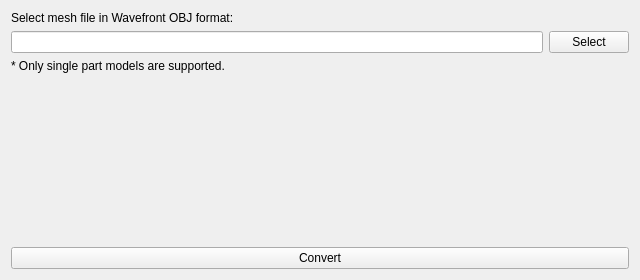
<?xml version="1.0" encoding="UTF-8"?>
<ui version="4.0">
 <class>ConverterWidget</class>
 <widget class="QWidget" name="ConverterWidget">
  <property name="geometry">
   <rect>
    <x>0</x>
    <y>0</y>
    <width>640</width>
    <height>280</height>
   </rect>
  </property>
  <property name="windowTitle">
   <string>Form</string>
  </property>
  <layout class="QVBoxLayout" name="verticalLayout">
   <item>
    <widget class="QLabel" name="labelSelect">
     <property name="text">
      <string>Select mesh file in Wavefront OBJ format:</string>
     </property>
    </widget>
   </item>
   <item>
    <layout class="QHBoxLayout" name="horizontalLayout">
     <item>
      <widget class="QLineEdit" name="path"/>
     </item>
     <item>
      <widget class="QPushButton" name="selectButton">
       <property name="text">
        <string>Select</string>
       </property>
      </widget>
     </item>
    </layout>
   </item>
   <item>
    <widget class="QLabel" name="labelInfo">
     <property name="text">
      <string>* Only single part models are supported.</string>
     </property>
    </widget>
   </item>
   <item>
    <spacer name="verticalSpacer">
     <property name="orientation">
      <enum>Qt::Vertical</enum>
     </property>
     <property name="sizeHint" stdset="0">
      <size>
       <width>20</width>
       <height>40</height>
      </size>
     </property>
    </spacer>
   </item>
   <item>
    <widget class="QLabel" name="labelResult">
     <property name="font">
      <font>
       <pointsize>16</pointsize>
       <weight>75</weight>
       <bold>true</bold>
      </font>
     </property>
     <property name="text">
      <string/>
     </property>
     <property name="alignment">
      <set>Qt::AlignCenter</set>
     </property>
    </widget>
   </item>
   <item>
    <spacer name="verticalSpacer_2">
     <property name="orientation">
      <enum>Qt::Vertical</enum>
     </property>
     <property name="sizeHint" stdset="0">
      <size>
       <width>20</width>
       <height>40</height>
      </size>
     </property>
    </spacer>
   </item>
   <item>
    <widget class="QPushButton" name="convertButton">
     <property name="text">
      <string>Convert</string>
     </property>
    </widget>
   </item>
  </layout>
 </widget>
 <resources/>
 <connections/>
</ui>
